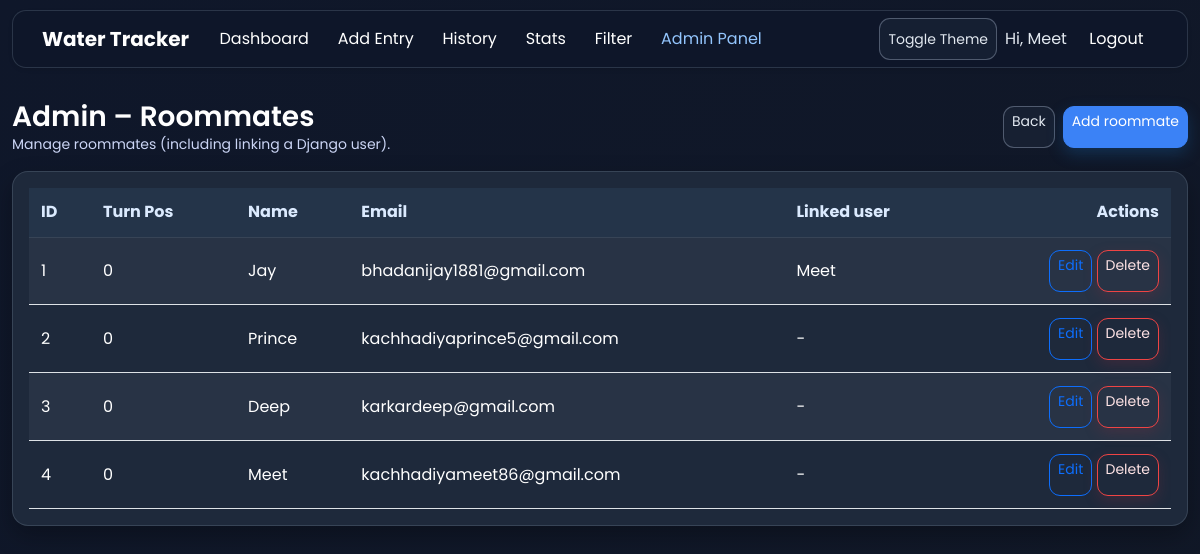
The app's page /panel/roommates/ (signed in) with its own data.
### water/models.py (models this page shows, shortened)
class Roommate(models.Model):
    name = models.CharField(max_length=100)
    email = models.EmailField(blank=True, null=True)
    turn_position = models.PositiveIntegerField(
        default=0,
        help_text="Lower numbers come first in the fixed turn order.",
    )
    user = models.OneToOneField(
        settings.AUTH_USER_MODEL,
        on_delete=models.SET_NULL,
        null=True,
        blank=True,
        help_text="Link to a Django user who can log in and record fills.",
    )
    class Meta:
        ordering = ["turn_position", "id"]

### water/views.py (the view)
# urls.py: path("panel/roommates/", AdminRoommateListView.as_view(), name="admin_roommates"),
@method_decorator(user_passes_test(_is_staff), name="dispatch")
class AdminRoommateListView(View):
    def get(self, request):
        roommates = Roommate.objects.select_related("user").all().order_by("id")
        return render(request, "water/admin_roommates.html", {"roommates": roommates})

### water/views.py (called while the page is built)
def _is_staff(user) -> bool:
    return bool(user and user.is_authenticated and user.is_staff)

### templates/water/admin_roommates.html
{% extends "base.html" %}
{% block content %}
<div class="d-flex justify-content-between align-items-center mb-3">
  <div>
    <h3 class="mb-0">Admin – Roommates</h3>
    <div class="text-muted small">Manage roommates (including linking a Django user).</div>
  </div>
  <div class="d-flex gap-2">
    <a class="btn btn-outline-secondary btn-sm" href="{% url 'water:admin_panel' %}">Back</a>
    <a class="btn btn-primary btn-sm" href="{% url 'water:roommate_add' %}">Add roommate</a>
  </div>
</div>
<div class="card card-soft">
  <div class="card-body">
    <div class="table-responsive">
      <table class="table table-striped align-middle mb-0">
        <thead>
          <tr>
            <th>ID</th>
            <th>Turn Pos</th>
            <th>Name</th>
            <th>Email</th>
            <th>Linked user</th>
            <th class="text-end">Actions</th>
          </tr>
        </thead>
        <tbody>
          {% for r in roommates %}
          <tr>
            <td>{{ r.id }}</td>
            <td>{{ r.turn_position }}</td>
            <td>{{ r.name }}</td>
            <td>{{ r.email|default:"-" }}</td>
            <td>{% if r.user %}{{ r.user.username }}{% else %}-{% endif %}</td>
            <td class="text-end">
              <a class="btn btn-sm btn-outline-primary" href="{% url 'water:roommate_edit' r.id %}">Edit</a>
              <a class="btn btn-sm btn-outline-danger" href="{% url 'water:roommate_delete' r.id %}">Delete</a>
            </td>
          </tr>
          {% empty %}
          <tr><td colspan="6" class="text-muted">No roommates found.</td></tr>
          {% endfor %}
        </tbody>
      </table>
    </div>
  </div>
</div>
{% endblock %}

### templates/base.html (shortened to what this page needs)
<!DOCTYPE html>
<html lang="en">
<head>
    {% load static %}
    <link
      href="https://cdn.jsdelivr.net/npm/bootstrap@5.3.0/dist/css/bootstrap.min.css"
      rel="stylesheet"
    >
    <link rel="stylesheet" href="{% static 'water/antigravity.css' %}">
</head>
<body>
<nav class="navbar antigravity-nav navbar-expand-lg navbar-dark fixed-top shadow-sm">
  <div class="container">
    <a class="navbar-brand" href="{% url 'water:dashboard' %}">Water Tracker</a>
    <div class="collapse navbar-collapse" id="mainNavbar">
      <ul class="navbar-nav me-auto">
        {% if user.is_authenticated %}
          <li class="nav-item">
            <a class="nav-link {% if request.resolver_match.url_name == 'dashboard' %}active{% endif %}" href="{% url 'water:dashboard' %}">Dashboard</a>
          </li>
          <li class="nav-item">
            <a class="nav-link {% if request.resolver_match.url_name == 'entry_add' %}active{% endif %}" href="{% url 'water:entry_add' %}">Add Entry</a>
          </li>
          <li class="nav-item">
            <a class="nav-link {% if request.resolver_match.url_name == 'history' %}active{% endif %}" href="{% url 'water:history' %}">History</a>
          </li>
          <li class="nav-item">
            <a class="nav-link {% if request.resolver_match.url_name == 'stats' %}active{% endif %}" href="{% url 'water:stats' %}">Stats</a>
          </li>
          <li class="nav-item">
            <a class="nav-link {% if request.resolver_match.url_name == 'filter' %}active{% endif %}" href="{% url 'water:filter' %}">Filter</a>
          </li>
        {% endif %}
        {% if user.is_authenticated and user.is_staff %}
          <li class="nav-item">
            <a class="nav-link {% if request.resolver_match.url_name == 'admin_panel' or request.resolver_match.url_name == 'admin_roommates' or request.resolver_match.url_name == 'admin_fills' or request.resolver_match.url_name == 'admin_reminders' or request.resolver_match.url_name == 'admin_users' or request.resolver_match.url_name == 'admin_user_add' or request.resolver_match.url_name == 'admin_user_edit' or request.resolver_match.url_name == 'admin_user_delete' %}active{% endif %}" href="{% url 'water:admin_panel' %}">Admin Panel</a>
          </li>
        {% endif %}
      </ul>
      <ul class="navbar-nav ms-auto align-items-center">
        <li class="nav-item me-2">
          <button id="theme-toggle" class="btn btn-sm btn-outline-secondary" type="button">
            Toggle Theme
          </button>
        </li>
        {% if user.is_authenticated %}
          <li class="nav-item">
            <span class="navbar-text me-2">Hi, {{ user.username }}</span>
          </li>
          <li class="nav-item">
            <form method="post" action="{% url 'water:logout' %}" class="d-inline">
              <button type="submit" class="btn btn-link nav-link p-0 border-0">Logout</button>
            </form>
          </li>
        {% else %}
          <li class="nav-item">
            <a class="nav-link {% if request.resolver_match.url_name == 'login' %}active{% endif %}" href="{% url 'water:login' %}">Login</a>
          </li>
        {% endif %}
      </ul>
    </div>
  </div>
</nav>
<div class="container page-wrap mb-4">
    {% block content %}{% endblock %}
</div>
</body>
</html>

### static/water/antigravity.css (style rules this page uses)
:root { --bg-0: #0f172a; --bg-1: #111827; --card-bg: #1e293b; --card-bg-2: #243449; --line: rgba(148, 163, 184, 0.22); --txt: #ffffff; --muted: #cbd5f5; --muted-2: #94a3b8; --blue: #3b82f6; --blue-dark: #2563eb; --danger: #ef4444; --shadow: 0 10px 24px rgba(0, 0, 0, 0.28); }
* { box-sizing: border-box; }
body { font-family: "Poppins", sans-serif; font-size: 16px; color: var(--txt); background: linear-gradient(135deg, var(--bg-0), var(--bg-1)); min-height: 100vh; line-height: 1.5; }
p, span, div, li, td, th, label, small, strong, em { color: var(--txt); }
a { color: #93c5fd; }
.page-wrap { max-width: 1220px; padding-top: 100px; animation: fadeInUp 0.4s ease-out; }
.navbar.antigravity-nav { margin: 10px auto 0; width: calc(100% - 24px); max-width: 1220px; border-radius: 14px; border: 1px solid var(--line); background: rgba(15, 23, 42, 0.92); backdrop-filter: blur(10px); box-shadow: var(--shadow); padding: 0.45rem 0.9rem; }
#mainNavbar { transition: all 0.3s ease; }
.navbar-brand { font-weight: 700; color: #ffffff !important; }
.navbar .nav-link { color: var(--txt) !important; opacity: 1; position: relative; padding: 0.5rem 0.8rem !important; margin: 0 0.1rem; transition: all 0.3s ease; }
.navbar .nav-link::after { content: ""; position: absolute; left: 0.8rem; right: 0.8rem; bottom: 0.2rem; height: 2px; background: var(--cyan); transform: scaleX(0); transform-origin: center; transition: transform 0.3s ease; }
.navbar .nav-link.active { color: #93c5fd !important; }
.navbar .nav-link.active::after { transform: scaleX(1); }
.card-soft { border-radius: 16px; border: 1px solid var(--line); background: var(--card-bg); box-shadow: var(--shadow); transition: transform 0.3s ease, box-shadow 0.3s ease; animation: slideUp 0.35s ease-out; }
.help-text, .text-muted, small { color: var(--muted) !important; }
h1, h2, h3, h4, h5, h6 { color: #ffffff; font-weight: 600; }
.card { border-radius: 16px; border: 1px solid var(--line); background: var(--card-bg); box-shadow: var(--shadow); }
.table { --bs-table-bg: var(--card-bg); --bs-table-color: var(--txt); --bs-table-striped-bg: rgba(148, 163, 184, 0.08); --bs-table-striped-color: var(--txt); --bs-table-hover-bg: rgba(71, 85, 105, 0.45); --bs-table-hover-color: var(--txt); }
.table thead th { position: sticky; top: 0; background: var(--card-bg-2); color: #dbeafe; border-bottom: 1px solid var(--line); }
.table td { color: #ffffff; }
.table td, .table th { padding: 0.78rem 0.75rem; vertical-align: middle; }
.table tbody tr { transition: background-color 0.25s ease; }
.btn { border-radius: 11px; min-height: 42px; transition: all 0.3s ease; }
.btn-primary, .btn-success { border: 1px solid var(--blue); background: var(--blue); color: #ffffff; box-shadow: 0 6px 16px rgba(22, 101, 168, 0.32); }
.btn-outline-secondary, .btn-secondary { color: #e2e8f0; border-color: rgba(148, 163, 184, 0.45); background: rgba(30, 41, 59, 0.55); }
.btn-outline-danger, .btn-danger { border-color: var(--danger); color: #ffe4e6; box-shadow: 0 5px 14px rgba(138, 45, 63, 0.26); }
.navbar-text { color: #e2e8f0 !important; }

### records on screen
Roommate: id "1", turn_position "0", name "Jay", email "bhadanijay1881@gmail.com", user.username "Meet"
Roommate: id "2", turn_position "0", name "Prince", email "kachhadiyaprince5@gmail.com"
Roommate: id "3", turn_position "0", name "Deep", email "karkardeep@gmail.com"
Roommate: id "4", turn_position "0", name "Meet", email "kachhadiyameet86@gmail.com"

### other values on screen
{{ user.username }} "Meet"
